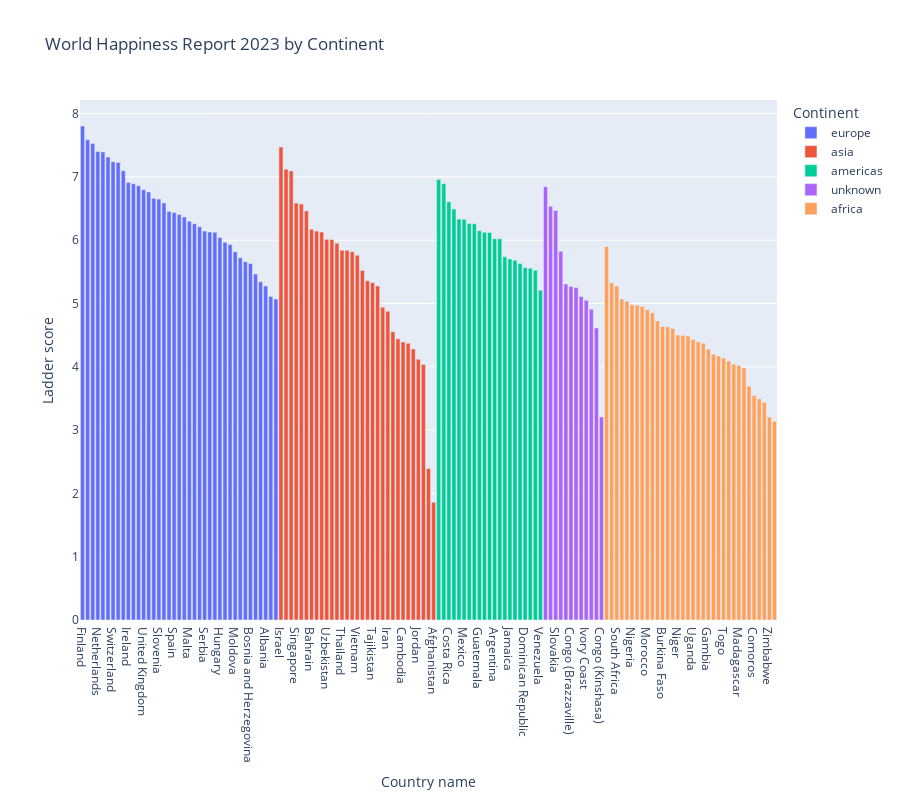

Source (notebook cell):
### Markdown cell above
Those whiskers don't seem large enough to worry about.

We can also color-code the bars by continent using contient names from [Gapminder](https://gapminder.org/).

### Code cell
geonames = pd.read_csv('https://raw.githubusercontent.com/open-numbers/ddf--gapminder--geo_entity_domain/master/ddf--entities--geo--country.csv')
geonames = geonames.rename(columns={'name':'Country name', 'world_4region':'Continent'}) # we could instead use the 'world_6region' column
geonames = geonames[['Country name', 'Continent']]
data['Continent'] = data['Country name'].map(geonames.set_index('Country name')['Continent']).fillna('unknown').replace('', 'unknown')
px.bar(data, x='Country name', y='Ladder score', title='World Happiness Report 2023 by Continent', height=800, color='Continent')

### Figure 1 — Plotly figure (JSON) as saved in the notebook; plotly's stock layout.template omitted (floating-point values rounded to 4 significant figures)
{"data": [{"alignmentgroup": "True", "hovertemplate": "Continent=europe<br>Country name=%{x}<br>Ladder score=%{y}<extra></extra>", "legendgroup": "europe", "marker": {"color": "#636efa", "pattern": {"shape": ""}}, "name": "europe", "offsetgroup": "europe", "orientation": "v", "showlegend": true, "textposition": "auto", "type": "bar", "x": ["Finland", "Denmark", "Iceland", "Netherlands", "Sweden", "Norway", "Switzerland", "Luxembourg", "Austria", "Ireland", "Germany", "Belgium", "United Kingdom", "Lithuania", "France", "Slovenia", "Romania", "Estonia", "Spain", "Italy", "Kosovo", "Malta", "Poland", "Latvia", "Serbia", "Cyprus", "Croatia", "Hungary", "Portugal", "Greece", "Moldova", "Montenegro", "Russia", "Bosnia and Herzegovina", "Bulgaria", "Armenia", "Albania", "Georgia", "Ukraine"], "xaxis": "x", "y": [7.804, 7.586, 7.53, 7.403, 7.395, 7.315, 7.24, 7.228, 7.097, 6.911, 6.892, 6.859, 6.796, 6.763, 6.661, 6.65, 6.589, 6.455, 6.436, 6.405, 6.368, 6.3, 6.26, 6.213, 6.144, 6.13, 6.125, 6.041, 5.968, 5.931, 5.819, 5.722, 5.661, 5.633, 5.466, 5.342, 5.277, 5.109, 5.071], "yaxis": "y"}, {"alignmentgroup": "True", "hovertemplate": "Continent=asia<br>Country name=%{x}<br>Ladder score=%{y}<extra></extra>", "legendgroup": "asia", "marker": {"color": "#EF553B", "pattern": {"shape": ""}}, "name": "asia", "offsetgroup": "asia", "orientation": "v", "showlegend": true, "textposition": "auto", "type": "bar", "x": ["Israel", "New Zealand", "Australia", "Singapore", "United Arab Emirates", "Saudi Arabia", "Bahrain", "Kazakhstan", "Japan", "Uzbekistan", "Malaysia", "South Korea", "Thailand", "Mongolia", "China", "Vietnam", "Philippines", "Nepal", "Tajikistan", "Indonesia", "Iraq", "Iran", "Pakistan", "Sri Lanka", "Cambodia", "Myanmar", "Bangladesh", "Jordan", "India", "Lebanon", "Afghanistan"], "xaxis": "x", "y": [7.473, 7.123, 7.095, 6.587, 6.571, 6.463, 6.173, 6.144, 6.129, 6.014, 6.012, 5.951, 5.843, 5.84, 5.818, 5.763, 5.523, 5.36, 5.33, 5.277, 4.941, 4.876, 4.555, 4.442, 4.393, 4.372, 4.282, 4.12, 4.036, 2.392, 1.859], "yaxis": "y"}, {"alignmentgroup": "True", "hovertemplate": "Continent=americas<br>Country name=%{x}<br>Ladder score=%{y}<extra></extra>", "legendgroup": "americas", "marker": {"color": "#00cc96", "pattern": {"shape": ""}}, "name": "americas", "offsetgroup": "americas", "orientation": "v", "showlegend": true, "textposition": "auto", "type": "bar", "x": ["Canada", "United States", "Costa Rica", "Uruguay", "Chile", "Mexico", "Panama", "Nicaragua", "Guatemala", "Brazil", "El Salvador", "Argentina", "Honduras", "Paraguay", "Jamaica", "Bolivia", "Colombia", "Dominican Republic", "Ecuador", "Peru", "Venezuela"], "xaxis": "x", "y": [6.961, 6.894, 6.609, 6.494, 6.334, 6.33, 6.265, 6.259, 6.15, 6.125, 6.122, 6.024, 6.023, 5.738, 5.703, 5.684, 5.63, 5.569, 5.559, 5.526, 5.211], "yaxis": "y"}, {"alignmentgroup": "True", "hovertemplate": "Continent=unknown<br>Country name=%{x}<br>Ladder score=%{y}<extra></extra>", "legendgroup": "unknown", "marker": {"color": "#ab63fa", "pattern": {"shape": ""}}, "name": "unknown", "offsetgroup": "unknown", "orientation": "v", "showlegend": true, "textposition": "auto", "type": "bar", "x": ["Czechia", "Taiwan Province of China", "Slovakia", "Kyrgyzstan", "Hong Kong S.A.R. of China", "Congo (Brazzaville)", "North Macedonia", "Laos", "Ivory Coast", "State of Palestine", "Turkiye", "Congo (Kinshasa)"], "xaxis": "x", "y": [6.845, 6.535, 6.469, 5.825, 5.308, 5.267, 5.254, 5.111, 5.053, 4.908, 4.614, 3.207], "yaxis": "y"}, {"alignmentgroup": "True", "hovertemplate": "Continent=africa<br>Country name=%{x}<br>Ladder score=%{y}<extra></extra>", "legendgroup": "africa", "marker": {"color": "#FFA15A", "pattern": {"shape": ""}}, "name": "africa", "offsetgroup": "africa", "orientation": "v", "showlegend": true, "textposition": "auto", "type": "bar", "x": ["Mauritius", "Algeria", "South Africa", "Guinea", "Gabon", "Nigeria", "Cameroon", "Mozambique", "Morocco", "Senegal", "Mauritania", "Burkina Faso", "Namibia", "Ghana", "Niger", "Tunisia", "Kenya", "Uganda", "Chad", "Benin", "Gambia", "Mali", "Egypt", "Togo", "Ethiopia", "Liberia", "Madagascar", "Zambia", "Tanzania", "Comoros", "Malawi", "Botswana", "Zimbabwe", "Sierra Leone"], "xaxis": "x", "y": [5.902, 5.329, 5.275, 5.072, 5.035, 4.981, 4.973, 4.954, 4.903, 4.855, 4.724, 4.638, 4.631, 4.605, 4.501, 4.497, 4.487, 4.432, 4.397, 4.374, 4.279, 4.198, 4.17, 4.137, 4.091, 4.042, 4.019, 3.982, 3.694, 3.545, 3.495, 3.435, 3.204, 3.138], "yaxis": "y"}], "layout": {"barmode": "relative", "height": 800, "legend": {"title": {"text": "Continent"}, "tracegroupgap": 0}, "title": {"text": "World Happiness Report 2023 by Continent"}, "xaxis": {"anchor": "y", "domain": [0, 1], "title": {"text": "Country name"}}, "yaxis": {"anchor": "x", "domain": [0, 1], "title": {"text": "Ladder score"}}}}
